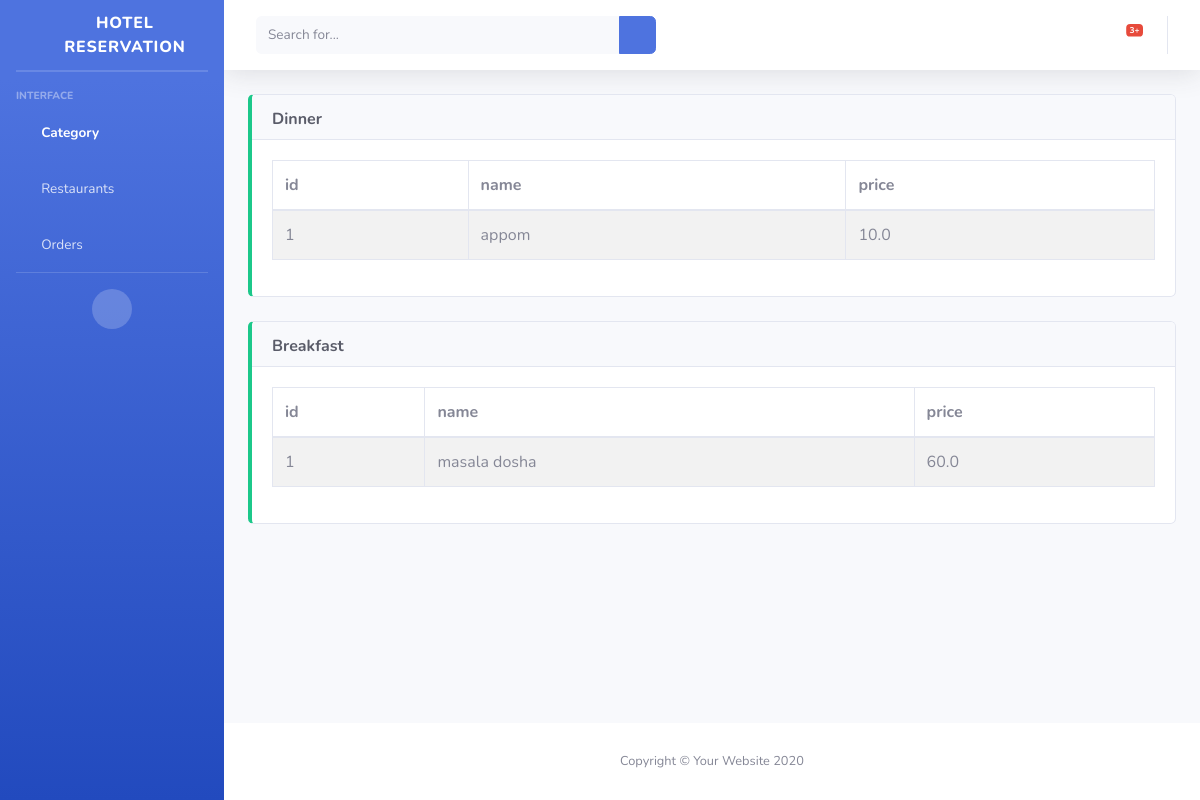
Before: /hotel-diana/category/ with the older database file.
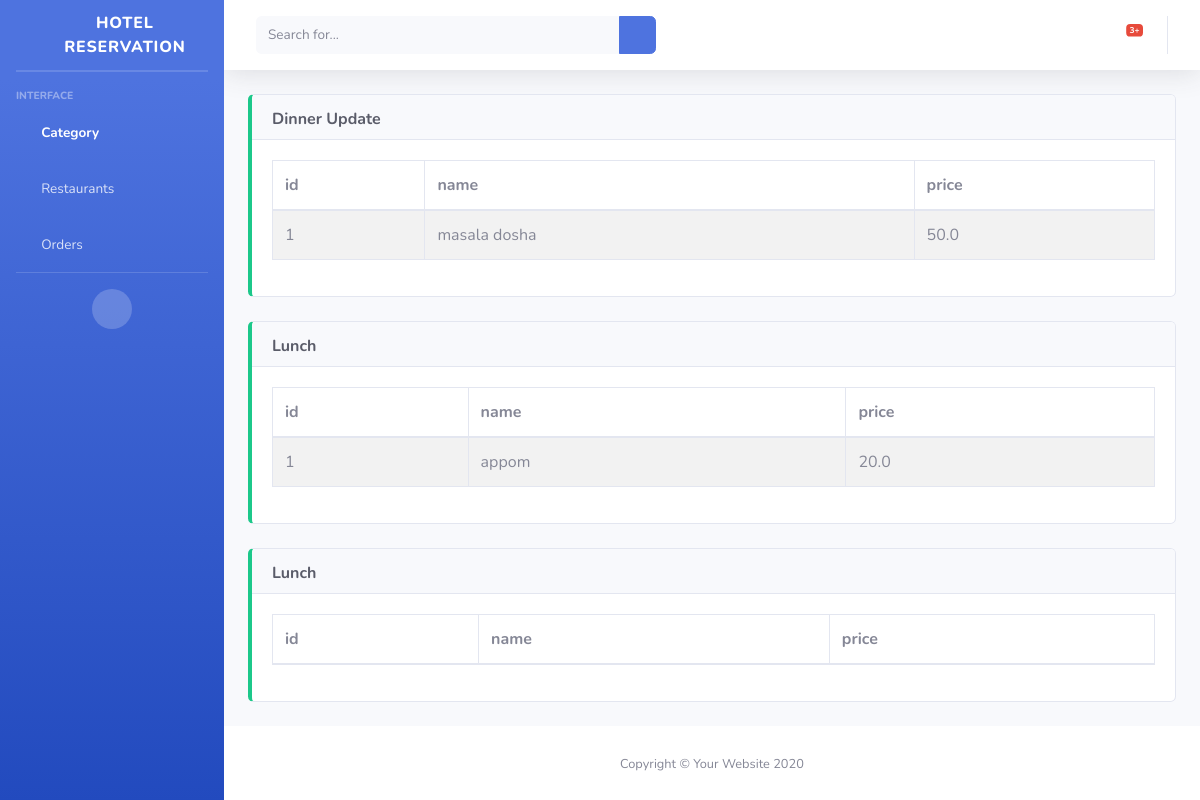
After: the same page with the newer database file.
### restaurant/models.py (models this page shows, shortened)
class Category(models.Model):
    name = models.CharField(max_length=50)
    shop = models.ForeignKey(
        Restaurant, on_delete=models.CASCADE, blank=True, null=True)

class Item(models.Model):
    name = models.CharField(max_length=50)
    price = models.FloatField()
    category = models.ForeignKey(
        Category, on_delete=models.CASCADE, related_name='items', blank=True, null=True)
    created_by = models.ForeignKey(User, on_delete=models.CASCADE)

### restaurant/views.py (the view)
# urls.py: path('<slug:slug>/category/', CategoryListTest.as_view(), name="rester"),
class CategoryListTest(ListView):
    def get(self, *args, **kwargs):
        print(kwargs)
        data = Category.objects.filter(
            shop__slug=kwargs['slug'])
        context = {
            "data": data
        }
        return render(self.request, "cat/list.html", context)

### restaurant/templates/cat/list.html
{% extends 'cat/base.html' %} {% block content %} {% for i in data %}
<div class="row mb-4">
  <div class="col-md-12">
    <div class="card border-left-success">
      <div class="card-header" style="height: 45px">
        <div class="card-title text-dark font-weight-bold text-capitalize">
          {{i.name}}
        </div>
      </div>
      <div class="card-body">
        <div class="table-responsive">
          <table class="table table-bordered table-striped table-hover">
            <thead>
              <tr>
                <th>id</th>
                <th>name</th>
                <th>price</th>
              </tr>
            </thead>
            <tbody>
              {% for d in i.items.all %}
              <tr>
                <td>{{forloop.counter}}</td>
                <td>{{d.name}}</td>
                <td>{{d.price}}</td>
              </tr>
              {% endfor %}
            </tbody>
          </table>
        </div>
      </div>
    </div>
  </div>
</div>
{% endfor %} {% endblock content %}

Changed rows visible on the page:
no longer on this page (row edited): Category: name "Breakfast", Item (name "masala dosha", price "60.0")
changed Category: name "Dinner" → "Dinner Update"; gains Item (name "masala dosha", price "50.0"); loses Item (name "appom", price "10.0")
added Category: name "Lunch", Item (name "appom", price "20.0")
added Category: name "Lunch"
